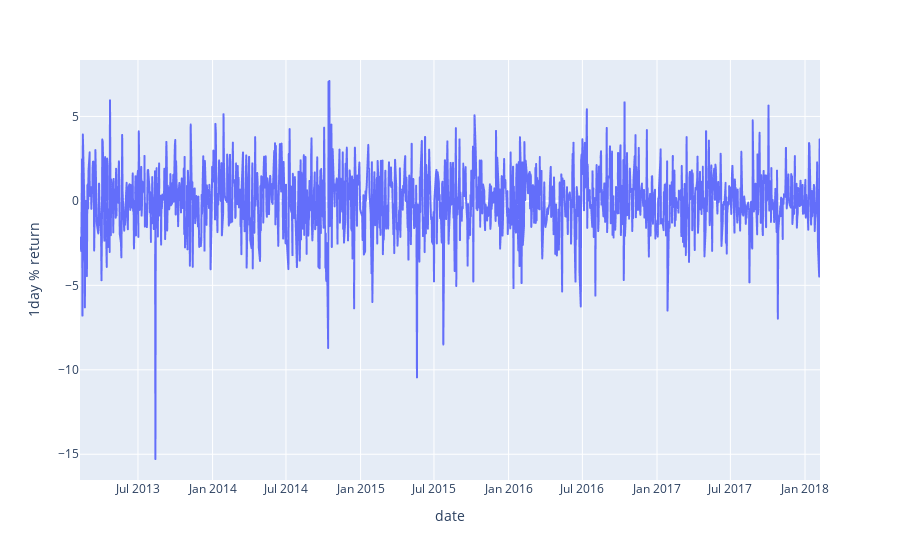

Notebook cell for this chart:
### Markdown cell above
using plotly to visualise data

### Code cell
import plotly.express as px
fig = px.line(df, x="date", y="1day % return", title='')
fig.show()

### Figure 1 — Plotly figure (JSON) as saved in the notebook; plotly's stock layout.template omitted (floating-point values rounded to 4 significant figures; data arrays with more than 128 entries replaced by an {"elided": "..."} marker saying what was removed)
{"data": [{"hovertemplate": "date=%{x}<br>1day % return=%{y}<extra></extra>", "legendgroup": "", "line": {"color": "#636efa", "dash": "solid"}, "marker": {"symbol": "circle"}, "mode": "lines", "name": "", "showlegend": false, "type": "scattergl", "x": {"elided": "1259 str values"}, "xaxis": "x", "y": {"elided": "1259 float values"}, "yaxis": "y"}], "layout": {"legend": {"tracegroupgap": 0}, "margin": {"t": 60}, "xaxis": {"anchor": "y", "domain": [0, 1], "title": {"text": "date"}}, "yaxis": {"anchor": "x", "domain": [0, 1], "title": {"text": "1day % return"}}}}
